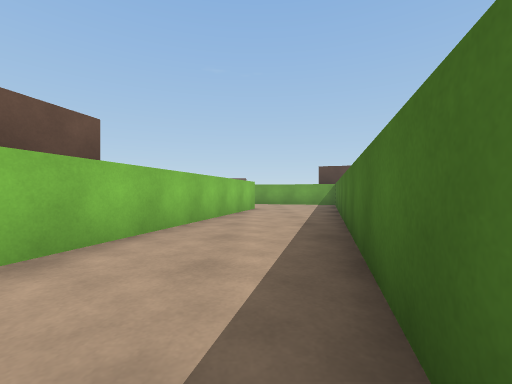
View 1 (above)

13 first-person views from a walk through a Unity game level. The camera is 0.62 m above the floor, looks level and sees 90° across. The floor is counted in squares, 1 m on a side. Each view is taken from the middle of a square. On the plan, view 1 faces up. The plan holds only what a view shows up to about 9 squares ahead; the rest is blank. The place goes on beyond the plan.

View 2
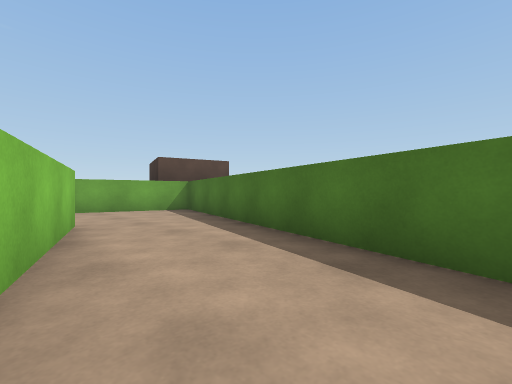

View 3
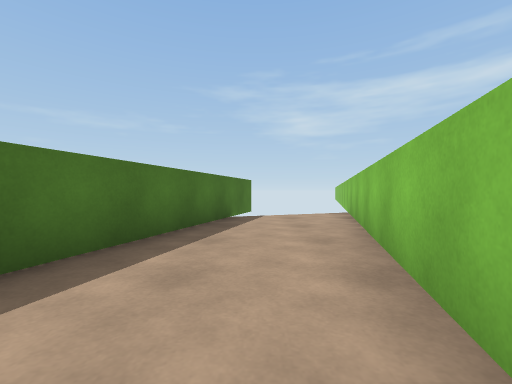

View 4
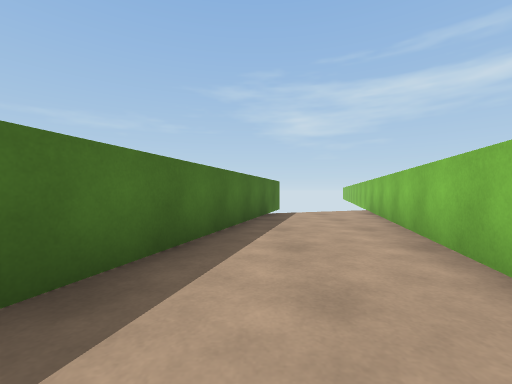

View 5
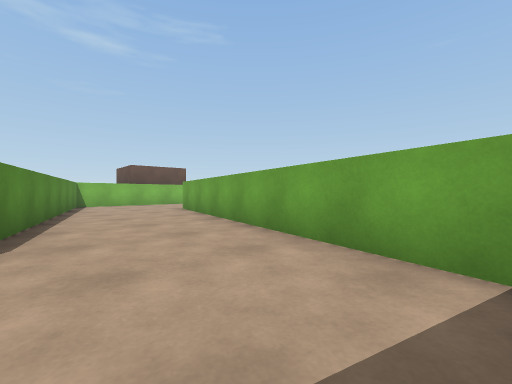

View 6
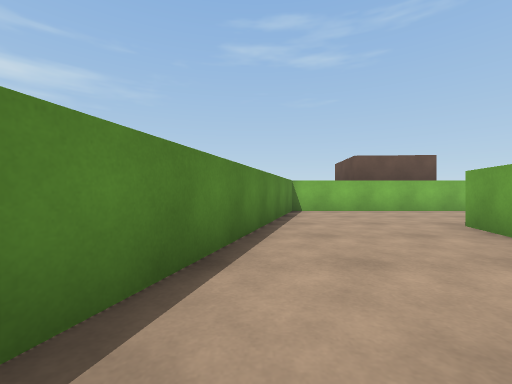

View 7
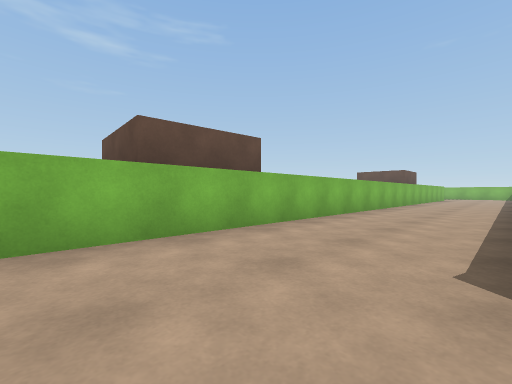

View 8
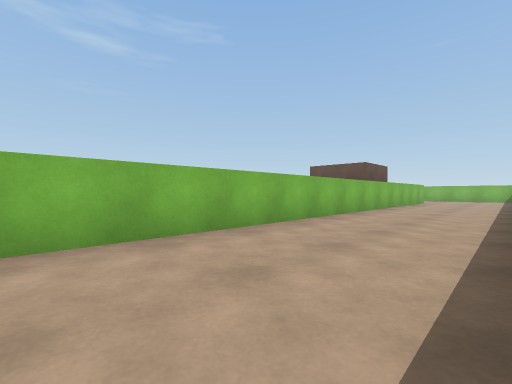

View 9
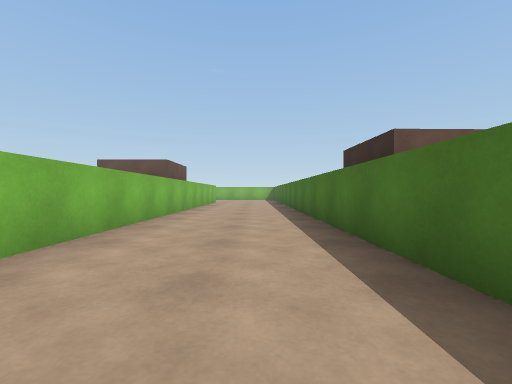

View 10
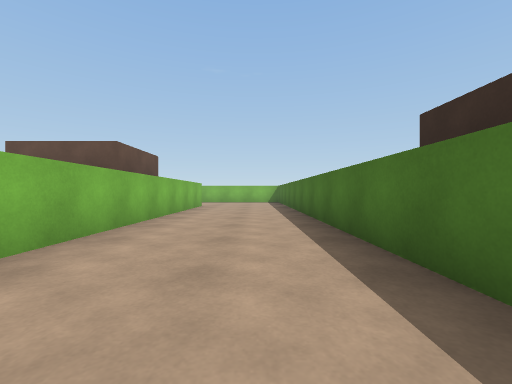

View 11
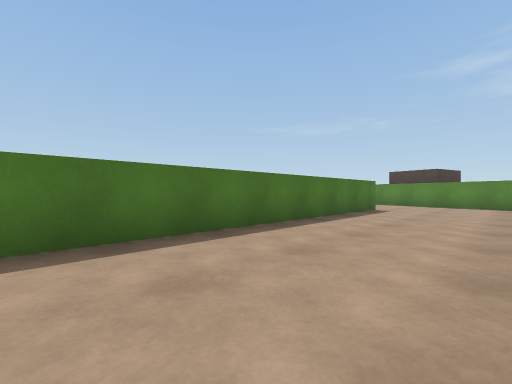

View 12
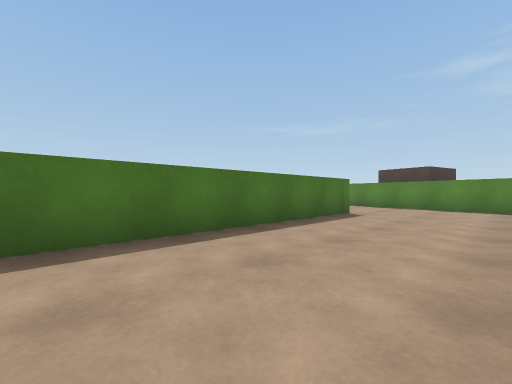

View 13
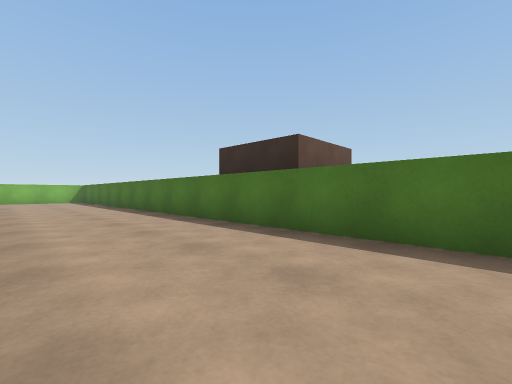

### Floor plan
Points are (right, up) in squares from view 1. A wall is a line through its corners. A room is listed if a view was taken in it or the views show most of it. See-through windows are left out.
Room 1 (views 1, 2, 3, 4, 5, 6)
walls: (-0.1, 9.5) (-3.8, -3.6); (-3.5, 10.5) (-1.6, 10); (-0.6, -3.4) (3.8, 12.2) (-3.2, 14.2)
ways out: opening at (-4, 12) to room 2
Room 2 (views 7, 8, 9, 10, 11, 12, 13)
walls: (-3.2, 14.2) (-5.6, 14.8) (-5.6, 30.5); (-9.4, 30.5) (-9.4, 12.2) (-3.5, 10.5)
ways out: opening at (-4, 12) to room 1

Where each view was taken, in squares from view 1:
view 1: 0 up, 0 right, facing up
view 2: 4 up, 1 left, facing up-right
view 3: 4 up, 1 left, facing down
view 4: 5 up, 0 right, facing down
view 5: 10 up, 3 right, facing up-left
view 6: 11 up, 1 left, facing left
view 7: 13 up, 6 left, facing up-left
view 8: 19 up, 6 left, facing up-left
view 9: 20 up, 7 left, facing up
view 10: 24 up, 7 left, facing up
view 11: 24 up, 9 left, facing down-right
view 12: 22 up, 9 left, facing down-right
view 13: 22 up, 9 left, facing up-right
